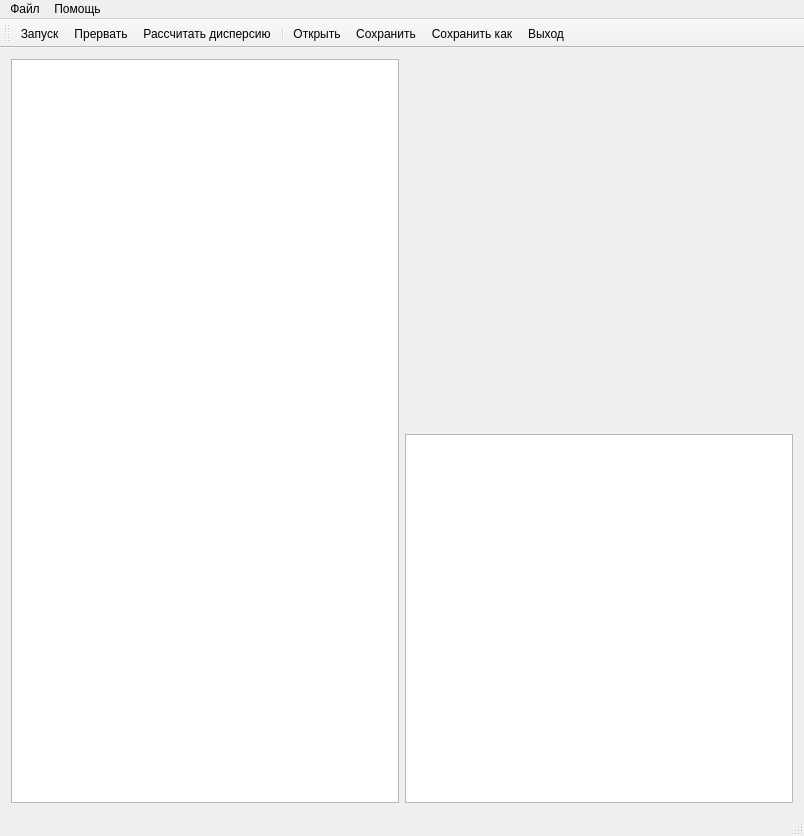
<?xml version="1.0" encoding="UTF-8"?>
<ui version="4.0">
 <class>slowwavedeviceClass</class>
 <widget class="QMainWindow" name="slowwavedeviceClass">
  <property name="geometry">
   <rect>
    <x>0</x>
    <y>0</y>
    <width>804</width>
    <height>836</height>
   </rect>
  </property>
  <property name="windowTitle">
   <string>slowwavedevice</string>
  </property>
  <property name="windowIcon">
   <iconset>
    <normaloff>Resources/icon.png</normaloff>Resources/icon.png</iconset>
  </property>
  <property name="unifiedTitleAndToolBarOnMac">
   <bool>false</bool>
  </property>
  <widget class="QWidget" name="centralWidget">
   <layout class="QGridLayout" name="gridLayout_2">
    <item row="0" column="1">
     <spacer name="verticalSpacer">
      <property name="orientation">
       <enum>Qt::Vertical</enum>
      </property>
      <property name="sizeHint" stdset="0">
       <size>
        <width>20</width>
        <height>40</height>
       </size>
      </property>
     </spacer>
    </item>
    <item row="1" column="1">
     <widget class="QTextBrowser" name="textBrowser">
      <property name="sizePolicy">
       <sizepolicy hsizetype="Expanding" vsizetype="Expanding">
        <horstretch>3</horstretch>
        <verstretch>3</verstretch>
       </sizepolicy>
      </property>
     </widget>
    </item>
    <item row="0" column="0" rowspan="2">
     <widget class="QTreeView" name="treeView">
      <property name="sizePolicy">
       <sizepolicy hsizetype="Expanding" vsizetype="Expanding">
        <horstretch>3</horstretch>
        <verstretch>3</verstretch>
       </sizepolicy>
      </property>
     </widget>
    </item>
   </layout>
  </widget>
  <widget class="QMenuBar" name="menuBar">
   <property name="geometry">
    <rect>
     <x>0</x>
     <y>0</y>
     <width>804</width>
     <height>18</height>
    </rect>
   </property>
   <widget class="QMenu" name="menu">
    <property name="title">
     <string>Файл</string>
    </property>
    <addaction name="OpenAction"/>
    <addaction name="SaveAction"/>
    <addaction name="SaveAsAction"/>
    <addaction name="separator"/>
    <addaction name="separator"/>
    <addaction name="ExitAction"/>
   </widget>
   <widget class="QMenu" name="menu_2">
    <property name="title">
     <string>Помощь</string>
    </property>
    <addaction name="AboutAction"/>
   </widget>
   <addaction name="menu"/>
   <addaction name="menu_2"/>
  </widget>
  <widget class="QToolBar" name="mainToolBar">
   <attribute name="toolBarArea">
    <enum>TopToolBarArea</enum>
   </attribute>
   <attribute name="toolBarBreak">
    <bool>false</bool>
   </attribute>
   <addaction name="action"/>
   <addaction name="AbortAction"/>
   <addaction name="CalculateDispersionAction"/>
   <addaction name="separator"/>
   <addaction name="OpenAction"/>
   <addaction name="SaveAction"/>
   <addaction name="SaveAsAction"/>
   <addaction name="ExitAction"/>
  </widget>
  <widget class="QStatusBar" name="statusBar"/>
  <action name="action">
   <property name="icon">
    <iconset resource="slowwavedevice.qrc">
     <normaloff>:/slowwavedevice/Resources/start2.png</normaloff>:/slowwavedevice/Resources/start2.png</iconset>
   </property>
   <property name="text">
    <string>Запуск</string>
   </property>
   <property name="toolTip">
    <string>Запуск расчёта</string>
   </property>
  </action>
  <action name="OpenAction">
   <property name="icon">
    <iconset theme="document-open" resource="slowwavedevice.qrc">
     <normaloff>:/slowwavedevice/Resources/148705-essential-collection/png/folder-10.png</normaloff>:/slowwavedevice/Resources/148705-essential-collection/png/folder-10.png</iconset>
   </property>
   <property name="text">
    <string>Открыть</string>
   </property>
  </action>
  <action name="SaveAction">
   <property name="icon">
    <iconset theme="document-save" resource="slowwavedevice.qrc">
     <normaloff>:/slowwavedevice/Resources/148705-essential-collection/png/save.png</normaloff>:/slowwavedevice/Resources/148705-essential-collection/png/save.png</iconset>
   </property>
   <property name="text">
    <string>Сохранить</string>
   </property>
  </action>
  <action name="SaveAsAction">
   <property name="icon">
    <iconset theme="document-save-as" resource="slowwavedevice.qrc">
     <normaloff>:/slowwavedevice/Resources/saveas.png</normaloff>:/slowwavedevice/Resources/saveas.png</iconset>
   </property>
   <property name="text">
    <string>Сохранить как</string>
   </property>
  </action>
  <action name="ExitAction">
   <property name="icon">
    <iconset theme="application-exit" resource="slowwavedevice.qrc">
     <normaloff>:/slowwavedevice/Resources/148705-essential-collection/png/exit-1.png</normaloff>:/slowwavedevice/Resources/148705-essential-collection/png/exit-1.png</iconset>
   </property>
   <property name="text">
    <string>Выход</string>
   </property>
  </action>
  <action name="AboutAction">
   <property name="text">
    <string>О программе</string>
   </property>
  </action>
  <action name="AbortAction">
   <property name="icon">
    <iconset resource="slowwavedevice.qrc">
     <normaloff>:/slowwavedevice/Resources/148705-essential-collection/png/stop.png</normaloff>:/slowwavedevice/Resources/148705-essential-collection/png/stop.png</iconset>
   </property>
   <property name="text">
    <string>Прервать</string>
   </property>
   <property name="toolTip">
    <string>Прервать вычисления</string>
   </property>
  </action>
  <action name="CalculateDispersionAction">
   <property name="icon">
    <iconset resource="slowwavedevice.qrc">
     <normaloff>:/slowwavedevice/Resources/meshedPeriod.png</normaloff>:/slowwavedevice/Resources/meshedPeriod.png</iconset>
   </property>
   <property name="text">
    <string>Рассчитать дисперсию</string>
   </property>
   <property name="toolTip">
    <string>Рассчитывает дисперсию исходя из профиля указанного в periodShape</string>
   </property>
  </action>
 </widget>
 <layoutdefault spacing="6" margin="11"/>
 <resources>
  <include location="slowwavedevice.qrc"/>
 </resources>
 <connections/>
</ui>
